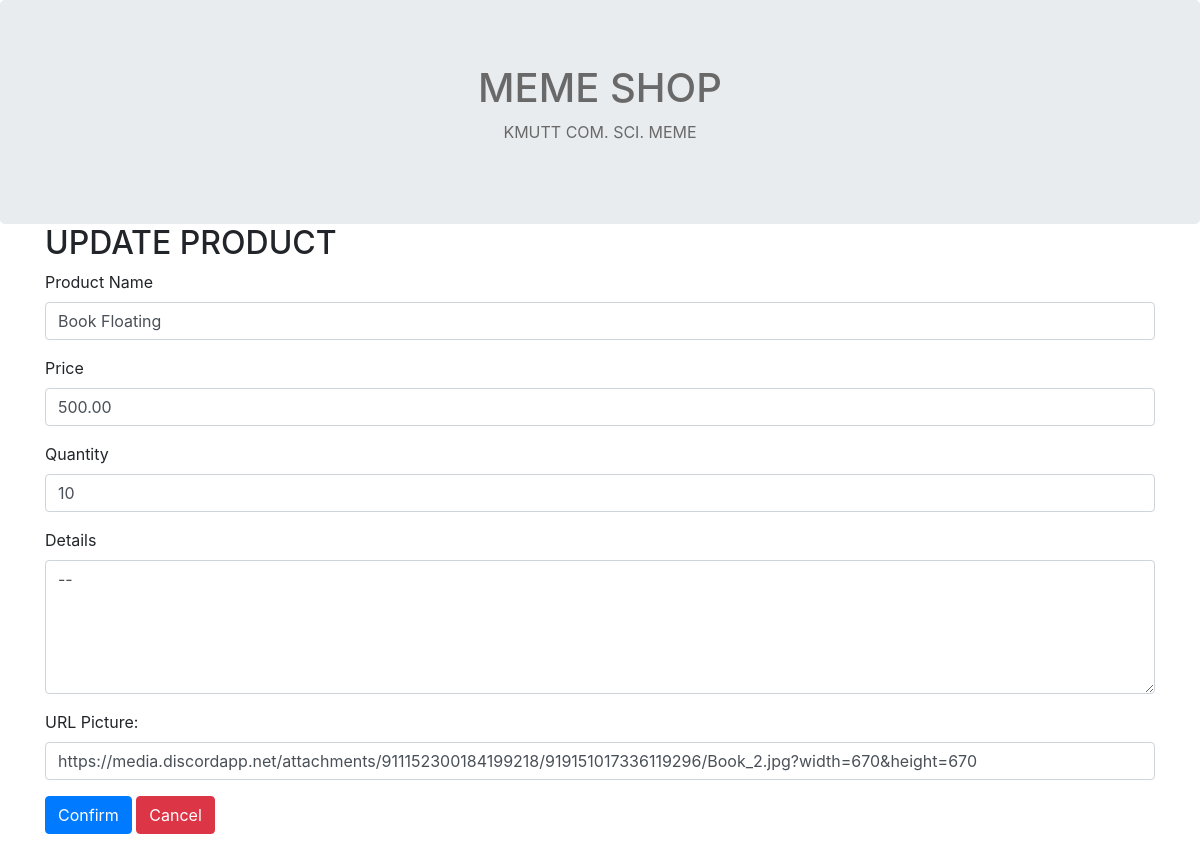
Page /update.php?id=4 on the committed database.
### tables this page shows
create table product
( product_id int auto_increment,
  product_name varchar(30) not null,	
  product_price  numeric(10,2) not null,
  product_quantity  int not null,
  product_detail varchar(1000),
  image_url varchar(500),
  primary key(product_id)
);

### public/update.php (the view, shortened to what this page needs)
<?php
require_once "config.php";
$p_name = $price = $quantity = $detail = $url = "";
$name_err = $price_err = $quantity_err = "";
if(isset($_POST["id"]) && !empty($_POST["id"])){
  $product_id = $_POST["id"];
  $input_name = $_POST["Product_Name"];
  if(empty($input_name)){
    $name_err = "Please enter a name.";
  }
  elseif(!filter_var($input_name, FILTER_VALIDATE_REGEXP, array("options"=>array("regexp"=>"/^[a-zA-Z\s]+$/")))){
    $name_err = "Please enter a valid name.";
  }
  else{
    $p_name = $input_name;
  }
  $input_price = $_POST["price"];
  if(empty($input_price)){
    $price_err = "Please enter a price";
  }
  else if(!is_numeric($input_price)){
    $price_err = "Please enter valid price.";
  }
  else if($input_price < 0){
    $price_err = "Please enter a valid price (only positive value is allowed).";
  }
  else if(strlen($input_price) - strrpos($input_price, '.') - 1 > 2){
    $price_err = "Please enter a valid price (only 2 decimal points is allowed).";
  }
  else{
    $price = $input_price;
  }
  $input_quantity = $_POST["quantity"];
  if(empty($input_quantity)){
    $quantity_err = "Please enter the quantity.";
  }
  else if (filter_var($input_quantity, FILTER_VALIDATE_INT) == false){
    $quantity_err = "Please enter a valid quantity (only integer value is allowed).";
  }
  elseif(!ctype_digit($input_quantity)){
    $quantity_err = "Please enter a valid quantity (only positive value is allowed).";
  }
  else{
    $quantity = $input_quantity;
  }
  $detail = $_POST["detail"];
  $url = $_POST["imageurl"];
  if(empty($name_err) && empty($price_err) && empty($quantity_err)){
    $sql = "UPDATE product SET product_name=?, product_price=?, product_quantity=?, product_detail=?, image_url=? WHERE product_id=?";
    if($stmt = mysqli_prepare($link, $sql)){
      mysqli_stmt_bind_param($stmt, "sdissi", $param_name, $param_price, $param_quantity, $param_detail, $param_url, $param_id);
      $param_name = $p_name;
      $param_price = $price;
      $param_quantity = $quantity;
      $param_detail = $detail;
      $param_url = $url;
      $param_id = $product_id;
      if(mysqli_stmt_execute($stmt)){
        header("location: product.php");
        exit();
      }
      else{
        echo "Something went wrong. Please try again later.";
      }
    }
    mysqli_stmt_close($stmt);
  }
  mysqli_close($link);
} else{
    if(isset($_GET["id"]) && !empty($_GET["id"])){
        $sql = "SELECT * FROM product WHERE product_id = ?";
        if($stmt = mysqli_prepare($link, $sql)){
            mysqli_stmt_bind_param($stmt, "i", $param_id);
            if(mysqli_stmt_execute($stmt)){
                $result = mysqli_stmt_get_result($stmt);
                if(mysqli_num_rows($result) == 1){
                    $row = mysqli_fetch_array($result, MYSQLI_ASSOC);
                    $p_name = $row["product_name"];
                    $price = $row["product_price"];
                    $quantity = $row["product_quantity"];
                    $detail = $row["product_detail"];
                    $url = $row["image_url"];
                } else{
                    header("location: error.php");
                    exit();
                }
            } else{
                echo "Something went wrong. Please try again later.";
            }
        }
    }  else{
        header("location: error.php");
        exit();
    }
  }
?>
<!DOCTYPE html>
<html lang="en">
<head>
  <link rel="stylesheet" href="https://maxcdn.bootstrapcdn.com/bootstrap/4.5.2/css/bootstrap.min.css">
  <link rel="stylesheet" href="https://cdnjs.cloudflare.com/ajax/libs/font-awesome/4.7.0/css/font-awesome.min.css">
</head>
<body>
<div class="jumbotron text-center"style="margin-bottom: 0;color: dimgray;">
  <h1>MEME SHOP</h1>
  <p>KMUTT COM. SCI. MEME</p>
</div>
<div class="container" style="margin-bottom: 100px">
  <h2>UPDATE PRODUCT</h2>
  <form action="<?php echo htmlspecialchars(basename($_SERVER['REQUEST_URI'])); ?>" method="post">
  <div class="form-group">
    <label for="Product_Name">Product Name</label>
    <input type="text" class="form-control <?php echo (!empty($name_err)) ? 'is-invalid' : ''; ?>" id="Product_Name" name="Product_Name" value="<?php echo $p_name; ?>">
  </div>
  <div class="form-group">
    <label for="price">Price</label>
    <input type="text" class="form-control <?php echo (!empty($price_err)) ? 'is-invalid' : ''; ?>" id="price" name="price" value="<?php echo $price; ?>">
  </div>
  <div class="form-group">
    <label for="quantity">Quantity</label>
    <input type="text" class="form-control <?php echo (!empty($quantity_err)) ? 'is-invalid' : ''; ?>" id="quantity" name="quantity" value="<?php echo $quantity; ?>">
  </div>
  <div class="form-group">
    <label for="quantity">Details</label>
    <textarea class="form-control" rows="5" id="detail" name="detail"><?php echo $detail; ?></textarea>
  </div>
  <div class="form-group">
      <label for="imageurl">URL Picture:</label>
      <input type="text" class="form-control" id="imageurl" name="imageurl" value="<?php echo $url; ?>">
  </div>
  <td><button type="submit" class="btn btn-primary">Confirm</button></td>
  <td><a href="product.php"class ="btn btn-danger">Cancel</a></td>
 </form>
</div>
<body>

### rows in the picture
product: Product_Name "Book Floating", price "500.00", quantity "10", detail "--", imageurl "https://media.discordapp.net/attachments/911152300184199218/919151017336119296/Book_2.jpg?width=670&height=670"
